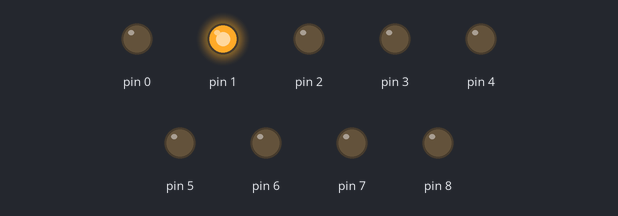
Simulated run of this sketch. Board: Arduino Uno, built with avr-gcc and run on an emulated ATmega328P. Shown: output pins drawn as LEDs (lit = HIGH).

Above: at 0.05 s.
At 0.65 s:
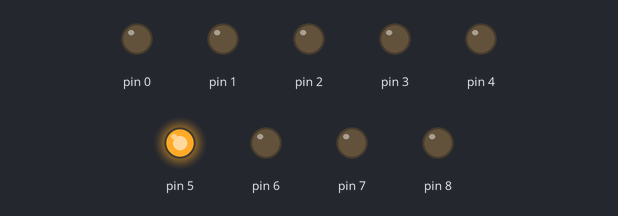
At 1.1 s:
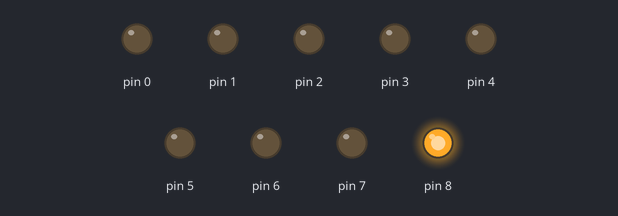
At 2.3 s:
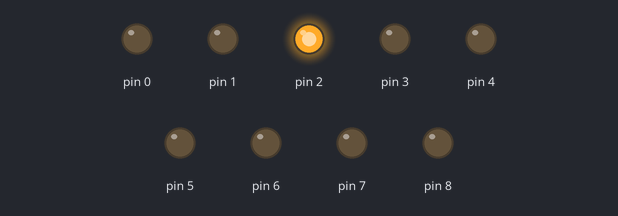
At 3.5 s:
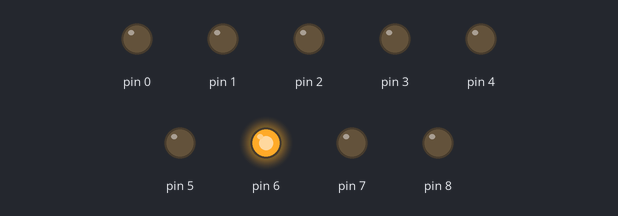
At 4.7 s:
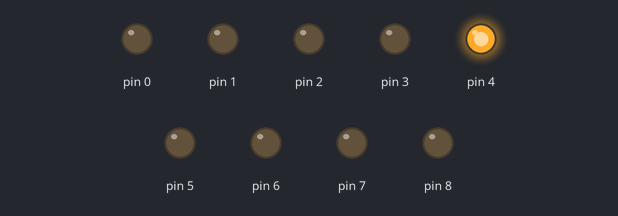
Timing chart, 0 to 5.0 s (numbered marks = the images above):
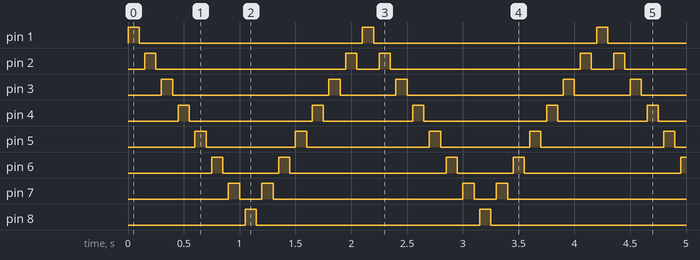

Measured:
- by itself, pin 1, pin 8: alternates HIGH for 0.10 s and LOW for 2.0 s
- by itself, pin 2: repeats every 2.1 s: LOW 1.7 s, HIGH 0.10 s, LOW 0.20 s, HIGH 0.10 s
- by itself, pin 3: repeats every 2.1 s: LOW 1.4 s, HIGH 0.10 s, LOW 0.50 s, HIGH 0.10 s
- by itself, pin 4: repeats every 2.1 s: LOW 1.1 s, HIGH 0.10 s, LOW 0.80 s, HIGH 0.10 s
- by itself, pin 5: repeats every 2.1 s: LOW 0.80 s, HIGH 0.10 s, LOW 1.1 s, HIGH 0.10 s
- by itself, pin 6: repeats every 2.1 s: LOW 0.50 s, HIGH 0.10 s, LOW 1.4 s, HIGH 0.10 s
- by itself, pin 7: repeats every 2.1 s: LOW 0.20 s, HIGH 0.10 s, LOW 1.7 s, HIGH 0.10 s

The sketch:

waterfall-robotics1.ino
```cpp
int arr[8];
void a()
{
  for(int i=0;i<8;i++)
  {
     arr[i]=i+1;
  }
}
void setup()
{
 for(int i=0;i<8;i++)
{
  pinMode(arr[i], OUTPUT);

}
}
void loop()
{
  a();
  setup();
  for(int i=0;i<8;i++)
  {
  digitalWrite(arr[i], HIGH);
  delay(100);
  digitalWrite(arr[i], LOW);
  delay(50);
  }
  for(int i=6;i>=1;i--)
  {
  digitalWrite(arr[i], HIGH);
  delay(100);
  digitalWrite(arr[i], LOW);
  delay(50);
  }
}
```
